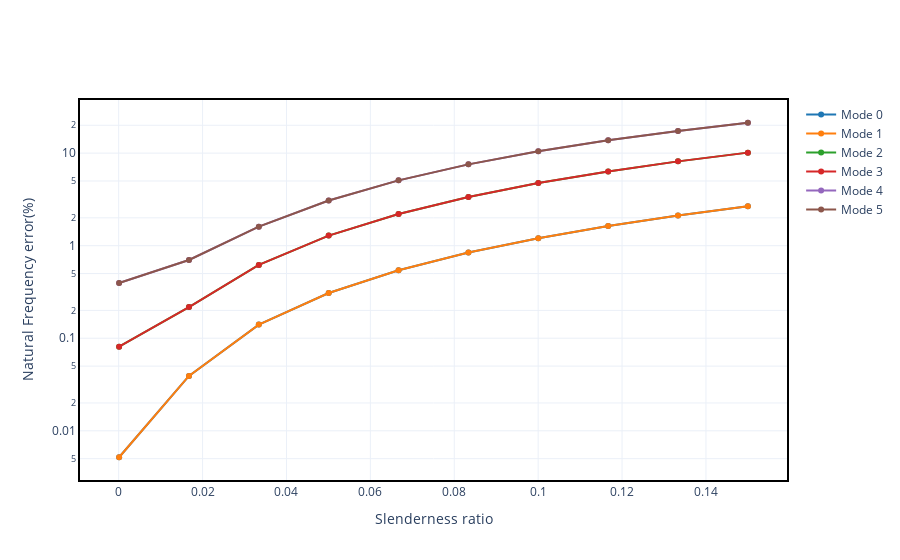

Notebook cell for this chart:
### Code cell
# create reference rotor with 80 elements
n_el = 6
R_list = np.linspace(1e-4, 0.15, 10)

n_eigen = 6
errors = np.zeros([len(R_list), n_eigen])

for i, R in enumerate(R_list):
    rotor_ref = create_rotor(100, R, shear_effects=True, rotary_inertia=True)
    modal_ref = rotor_ref.run_modal(speed=0)

    rotor = create_rotor(n_el, R)
    modal = rotor.run_modal(speed=0, num_modes=2 * n_eigen)
    errors[i, :] = abs(
        100 * (modal.wn[:n_eigen] - modal_ref.wn[:n_eigen]) / modal_ref.wn[:n_eigen]
    )

fig = go.Figure()
for i in range(n_eigen):
    fig.add_trace(go.Scatter(x=R_list, y=errors[:, i], name=f"Mode {i}"))
fig.update_layout(
    xaxis=dict(title="Slenderness ratio"),
    yaxis=dict(title="Natural Frequency error(%)", type="log"),
)

### Figure 1 — Plotly figure (JSON) as saved in the notebook; plotly's stock layout.template omitted (floating-point values rounded to 4 significant figures)
{"data": [{"name": "Mode 0", "type": "scatter", "x": [0.0001, 0.01676, 0.03341, 0.05007, 0.06672, 0.08338, 0.1, 0.1167, 0.1333, 0.15], "y": [0.00518, 0.03921, 0.1404, 0.3083, 0.5425, 0.8421, 1.206, 1.633, 2.122, 2.671]}, {"name": "Mode 1", "type": "scatter", "x": [0.0001, 0.01676, 0.03341, 0.05007, 0.06672, 0.08338, 0.1, 0.1167, 0.1333, 0.15], "y": [0.00518, 0.03921, 0.1404, 0.3083, 0.5425, 0.8421, 1.206, 1.633, 2.122, 2.671]}, {"name": "Mode 2", "type": "scatter", "x": [0.0001, 0.01676, 0.03341, 0.05007, 0.06672, 0.08338, 0.1, 0.1167, 0.1333, 0.15], "y": [0.08098, 0.2171, 0.6202, 1.285, 2.202, 3.361, 4.747, 6.347, 8.144, 10.12]}, {"name": "Mode 3", "type": "scatter", "x": [0.0001, 0.01676, 0.03341, 0.05007, 0.06672, 0.08338, 0.1, 0.1167, 0.1333, 0.15], "y": [0.08098, 0.2171, 0.6202, 1.285, 2.202, 3.361, 4.747, 6.347, 8.144, 10.12]}, {"name": "Mode 4", "type": "scatter", "x": [0.0001, 0.01676, 0.03341, 0.05007, 0.06672, 0.08338, 0.1, 0.1167, 0.1333, 0.15], "y": [0.3947, 0.7013, 1.604, 3.077, 5.079, 7.561, 10.47, 13.76, 17.38, 21.29]}, {"name": "Mode 5", "type": "scatter", "x": [0.0001, 0.01676, 0.03341, 0.05007, 0.06672, 0.08338, 0.1, 0.1167, 0.1333, 0.15], "y": [0.3947, 0.7013, 1.604, 3.077, 5.079, 7.561, 10.47, 13.76, 17.38, 21.29]}], "layout": {"xaxis": {"title": {"text": "Slenderness ratio"}}, "yaxis": {"title": {"text": "Natural Frequency error(%)"}, "type": "log"}}}
